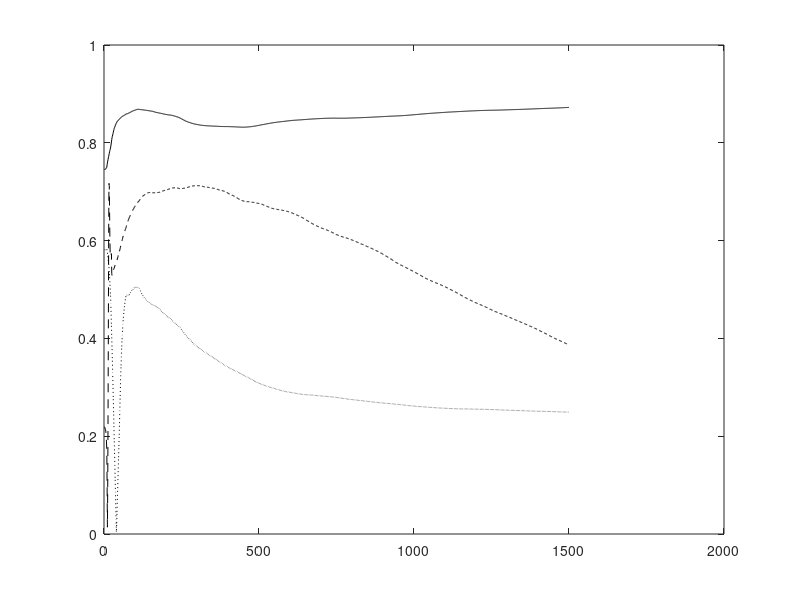

Reproduce this figure in MATLAB. (Note: this script raises an error after producing the figure.)
% This code is written to support the experiments in the book titled:
% Adaptive Machine Learning Algorithms with Python
% by
% Chanchal Chatterjee
% December 2021
% Adaptive SVD Algorithm

function SVDIT();

clear all;
close all;

% Number of samples N and dimension D
eta0 = 10;
nSamples = 500;
nDim1 = 5;
nDim2 = 7;
nEpochs = 3;
randn('state',0);

% Generate the x random vectors
for i = 1 : nSamples
   for j = 1 : nDim1
      x(j,i) = (20 - 2*j) * randn;
   end
end
meanX = zeros(nDim1,1);
for i = 1 : nSamples
   meanX = meanX + x(:,i)/nSamples;
end
for i = 1 : nSamples
   x(:,i) = x(:,i) - meanX;
end

% Generate the y random vectors
for i = 1 : nSamples
   for j = 1 : nDim2
      y(j,i) = 3*randn;
   end
end
meanY = zeros(nDim2,1);
for i = 1 : nSamples
   meanY = meanY + y(:,i)/nSamples;
end
for i = 1 : nSamples
   y(:,i) = y(:,i) - meanY;
end

% Generate the Atrue matrix
Ctrue = zeros(nDim1,nDim2);
for i = 1 : nSamples
   Ctrue = Ctrue + x(:,i)*y(:,i)'/nSamples;
end

% Compute the true eigenvectors and eigenvalues
[U,D,V] = svd(Ctrue);
U
V
diag(D)'

% Run the adaptive algorithm
C  = zeros(nDim1,nDim2);
Z1 = zeros(nDim1,nDim1);
Z2 = zeros(nDim2,nDim2);
A  = zeros(nDim1+nDim2,nDim1+nDim2);
W  = 0.1 * ones(nDim1+nDim2,nDim2);

I  = eye(nDim2,nDim2);

for epoch = 1 : nEpochs
   for iter = 1 : nSamples
      Ck = x(:,iter) * y(:,iter)';
      C = C + (1.0/(nSamples*(epoch-1) + iter))*(Ck - C);
      A = [Z1,C;C',Z2];
      etat = 1.0/(eta0 + nSamples*(epoch-1) + iter);
      
      W = W + etat*(A*W - 0.5*W*triu(W'*A*W)) * inv(diag(diag(W'*A*W)));
      
      U1 = W(1:nDim1,1:nDim1);
      for i = 1 : nDim1
        a = norm(U1(:,i));
   		U1(:,i) = U1(:,i)/a;
      end
      V1 = W(nDim1+1:nDim1+nDim2,1:nDim2);
      for i = 1 : nDim2
        a = norm(V1(:,i));
   		V1(:,i) = V1(:,i)/a;
      end
      cos_t1(:,nSamples*(epoch-1) + iter) = abs(diag(U1'*U));
      cos_t2(:,nSamples*(epoch-1) + iter) = abs(diag(V1'*V));
   end
end

% Check the final norms
U1 = W(1:nDim1,1:nDim1);
U1byNorm = U1*sqrt(inv(diag(diag(U1'*U1))));
for i = 1 : nDim1
   UNorm(i) = norm(U1(:,i));
end
V1 = W(nDim1+1:nDim1+nDim2,1:nDim2);
V1byNorm = V1*sqrt(inv(diag(diag(V1'*V1))));
for i = 1 : nDim2
   VNorm(i) = norm(V1(:,i));
end
UNorm
VNorm
U1byNorm
V1byNorm
dd = diag(U1byNorm'*C*V1byNorm);
dd'

for iter = 1 : nSamples*nEpochs
   ind(iter) = iter;
end

if (1)

% Plot the convergence results
figure(1);
plot(ind,cos_t1(1,:),'k-'); hold on;
plot(ind,cos_t1(2,:),'k:'); hold on;
plot(ind,cos_t1(3,:),'k--'); hold on;
plot(0,1,'k--'); hold on;
legend('Component1 of U','Component2 of U','Component3 of U',0);
xlabel('Number of Samples');
ylabel('Direction Cosines for Components of U');
hold off;

% Plot the convergence results
figure(2);
plot(ind,cos_t2(1,:),'k-'); hold on;
plot(ind,cos_t2(2,:),'k:'); hold on;
plot(ind,cos_t2(3,:),'k--'); hold on;
plot(0,1,'k--'); hold on;
legend('Component1 of V','Component2 of V','Component3 of V',0);
xlabel('Number of Samples');
ylabel('Direction Cosines for Components of V');
hold off;


else

plot(ind,cos_t1(1,:),'k-'); hold on;
plot(ind,cos_t1(2,:),'k:');
plot(ind,cos_t1(3,:),'k-.');
plot(ind,cos_t1(4,:),'k--');

plot(ind,cos_t2(1,:),'r-');
plot(ind,cos_t2(2,:),'r:');
plot(ind,cos_t2(3,:),'r-.');
plot(ind,cos_t2(4,:),'r--');
hold off;

end



  
